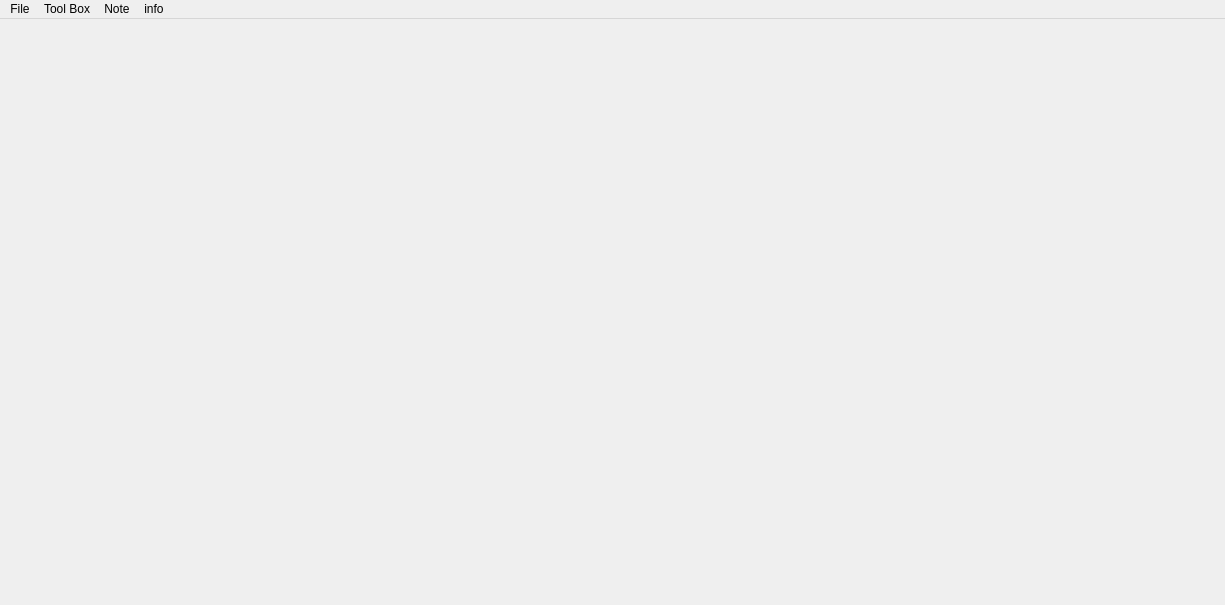
<?xml version="1.0" encoding="UTF-8"?>
<ui version="4.0">
 <class>MainWindow</class>
 <widget class="QMainWindow" name="MainWindow">
  <property name="geometry">
   <rect>
    <x>0</x>
    <y>0</y>
    <width>1225</width>
    <height>605</height>
   </rect>
  </property>
  <property name="windowTitle">
   <string>MainWindow</string>
  </property>
  <widget class="QWidget" name="centralwidget">
   <layout class="QVBoxLayout" name="verticalLayout">
    <item>
     <layout class="QGridLayout" name="gridLayout"/>
    </item>
   </layout>
  </widget>
  <widget class="QMenuBar" name="menubar">
   <property name="geometry">
    <rect>
     <x>0</x>
     <y>0</y>
     <width>1225</width>
     <height>21</height>
    </rect>
   </property>
   <widget class="QMenu" name="menuOpen_File">
    <property name="title">
     <string>File</string>
    </property>
    <addaction name="actionOpen"/>
    <addaction name="actionClose_Current"/>
    <addaction name="actionClose"/>
   </widget>
   <widget class="QMenu" name="menuTool_Box">
    <property name="title">
     <string>Tool Box</string>
    </property>
    <widget class="QMenu" name="menuL23_Protocol">
     <property name="title">
      <string>VIAVI L23 Protocol(Regular Expression)</string>
     </property>
     <property name="icon">
      <iconset>
       <normalon>:/img/Protocol.png</normalon>
      </iconset>
     </property>
     <addaction name="actionRegister"/>
     <addaction name="actionNAS_all"/>
     <addaction name="actionNAS_only"/>
     <addaction name="actionEMM_all"/>
    </widget>
    <widget class="QMenu" name="menuTMA_Command_log">
     <property name="title">
      <string>VIAVI Command log(Regular Expression)</string>
     </property>
     <property name="icon">
      <iconset>
       <normalon>:/img/command.png</normalon>
      </iconset>
     </property>
     <addaction name="actionDefault_Parse"/>
     <addaction name="actionCell_info"/>
     <addaction name="actionRSRP"/>
     <addaction name="actionForw_command"/>
     <addaction name="actionFrequency"/>
    </widget>
    <widget class="QMenu" name="menuDU_log">
     <property name="title">
      <string>Rasdisys 5G DU log</string>
     </property>
     <property name="icon">
      <iconset>
       <normalon>:/img/DU log.png</normalon>
      </iconset>
     </property>
     <addaction name="actionTRC_DU_CU"/>
    </widget>
    <widget class="QMenu" name="menu4G_LTE_log">
     <property name="title">
      <string>Radisys 4G eNoteb log</string>
     </property>
     <property name="icon">
      <iconset resource="QtRe.qrc">
       <normaloff>:/img/config.png</normaloff>:/img/config.png</iconset>
     </property>
     <addaction name="actionRRC"/>
     <addaction name="actionOTA"/>
     <addaction name="actionRRM"/>
     <addaction name="actionRRC_Src"/>
     <addaction name="actionINFO"/>
     <addaction name="actionS1AP"/>
    </widget>
    <addaction name="menuL23_Protocol"/>
    <addaction name="menu4G_LTE_log"/>
    <addaction name="menuTMA_Command_log"/>
    <addaction name="menuDU_log"/>
    <addaction name="action_Re"/>
    <addaction name="actionSearch"/>
    <addaction name="actionChartMouse"/>
    <addaction name="actionGoto_Line_Ctrl_G"/>
   </widget>
   <widget class="QMenu" name="menuinfo">
    <property name="title">
     <string>info</string>
    </property>
    <addaction name="actionEdit_XML"/>
    <addaction name="actionabout"/>
   </widget>
   <widget class="QMenu" name="menuNote">
    <property name="title">
     <string>Note</string>
    </property>
    <addaction name="actionEraser"/>
    <addaction name="actionSave_Note"/>
    <addaction name="actionSave_Note_text"/>
   </widget>
   <addaction name="menuOpen_File"/>
   <addaction name="menuTool_Box"/>
   <addaction name="menuNote"/>
   <addaction name="menuinfo"/>
  </widget>
  <action name="action_Re">
   <property name="icon">
    <iconset resource="QtRe.qrc">
     <normaloff>:/img/regular.png</normaloff>:/img/regular.png</iconset>
   </property>
   <property name="text">
    <string>Regular Expression</string>
   </property>
  </action>
  <action name="actionOpen">
   <property name="icon">
    <iconset>
     <normalon>:/img/eye.png</normalon>
    </iconset>
   </property>
   <property name="text">
    <string>Open</string>
   </property>
  </action>
  <action name="actionRegister">
   <property name="text">
    <string>Register</string>
   </property>
  </action>
  <action name="actionNAS_all">
   <property name="text">
    <string>NAS all</string>
   </property>
  </action>
  <action name="actionDefault_Parse">
   <property name="text">
    <string>Default Parse</string>
   </property>
   <property name="iconVisibleInMenu">
    <bool>true</bool>
   </property>
  </action>
  <action name="actionabout">
   <property name="icon">
    <iconset resource="QtRe.qrc">
     <normaloff>:/img/find.png</normaloff>:/img/find.png</iconset>
   </property>
   <property name="text">
    <string>About</string>
   </property>
  </action>
  <action name="actionSearch">
   <property name="icon">
    <iconset resource="QtRe.qrc">
     <normaloff>:/img/find.png</normaloff>:/img/find.png</iconset>
   </property>
   <property name="text">
    <string>Search</string>
   </property>
  </action>
  <action name="actionNAS_only">
   <property name="text">
    <string>NAS only</string>
   </property>
  </action>
  <action name="actionCell_info">
   <property name="text">
    <string>Cell ,L1 ,L2 ,Cause</string>
   </property>
  </action>
  <action name="actionRSRP">
   <property name="text">
    <string>RSRP , Freq , RSSI</string>
   </property>
  </action>
  <action name="actionForw_command">
   <property name="text">
    <string>Forw  command</string>
   </property>
  </action>
  <action name="actionFrequency">
   <property name="text">
    <string>Frequency</string>
   </property>
  </action>
  <action name="actionEraser">
   <property name="icon">
    <iconset resource="QtRe.qrc">
     <normaloff>:/img/Eraser.png</normaloff>:/img/Eraser.png</iconset>
   </property>
   <property name="text">
    <string>Eraser</string>
   </property>
  </action>
  <action name="actionSave_Note">
   <property name="icon">
    <iconset resource="QtRe.qrc">
     <normaloff>:/img/savenote.png</normaloff>:/img/savenote.png</iconset>
   </property>
   <property name="text">
    <string>Save Note(HTML)</string>
   </property>
  </action>
  <action name="actionClose">
   <property name="icon">
    <iconset resource="QtRe.qrc">
     <normaloff>:/img/close.png</normaloff>:/img/close.png</iconset>
   </property>
   <property name="text">
    <string>Close  APP</string>
   </property>
  </action>
  <action name="actionTRC_DU_CU">
   <property name="text">
    <string>TRC DU&lt;--&gt;CU </string>
   </property>
  </action>
  <action name="actionEdit_XML">
   <property name="icon">
    <iconset resource="QtRe.qrc">
     <normaloff>:/img/config.png</normaloff>:/img/config.png</iconset>
   </property>
   <property name="text">
    <string>Edit Config</string>
   </property>
  </action>
  <action name="actionClose_Current">
   <property name="icon">
    <iconset resource="QtRe.qrc">
     <normaloff>:/img/clear.png</normaloff>:/img/clear.png</iconset>
   </property>
   <property name="text">
    <string>Close Current</string>
   </property>
  </action>
  <action name="actionChartMouse">
   <property name="text">
    <string>ChartMouse</string>
   </property>
  </action>
  <action name="actionRRC">
   <property name="text">
    <string>RRC RRM Src</string>
   </property>
  </action>
  <action name="actionOTA">
   <property name="text">
    <string>OTA</string>
   </property>
  </action>
  <action name="actionRRM">
   <property name="text">
    <string>RRM</string>
   </property>
  </action>
  <action name="actionRRC_Src">
   <property name="text">
    <string>CQI RSRP</string>
   </property>
  </action>
  <action name="actionINFO">
   <property name="text">
    <string>INFO CRNTI</string>
   </property>
  </action>
  <action name="actionS1AP">
   <property name="text">
    <string>S1AP</string>
   </property>
  </action>
  <action name="actionGoto_Line_Ctrl_G">
   <property name="icon">
    <iconset resource="QtRe.qrc">
     <normaloff>:/img/regular.png</normaloff>:/img/regular.png</iconset>
   </property>
   <property name="text">
    <string>Goto Line (Ctrl_G)</string>
   </property>
  </action>
  <action name="actionSave_Note_text">
   <property name="icon">
    <iconset resource="QtRe.qrc">
     <normaloff>:/img/note.png</normaloff>:/img/note.png</iconset>
   </property>
   <property name="text">
    <string>Save Note(TEXT)</string>
   </property>
  </action>
  <action name="actionEMM_all">
   <property name="text">
    <string>EMM all</string>
   </property>
  </action>
 </widget>
 <resources>
  <include location="QtRe.qrc"/>
 </resources>
 <connections/>
</ui>
